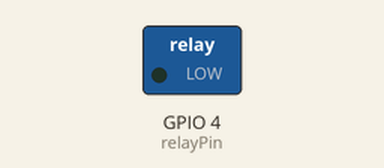
Simulated run of this sketch. Board: ESP8266 (NodeMCU). Shown: switched loads named in the sketch (green lamp = pin HIGH). WiFi joins after 1.5 s; servers stay silent unless stated; the Firebase database answers and starts empty; what the sketch prints to the serial monitor is not drawn.

Above: at 0.1 s.
At 1.9 s:
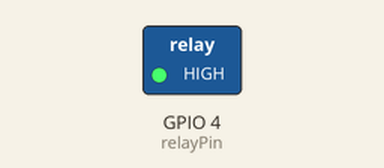
Timing chart, 0 to 3.4 s (numbered marks = the images above):
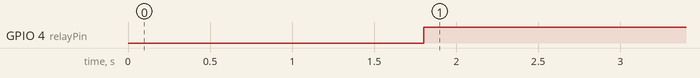

The sketch:

testfi.ino
```cpp
#include <ArduinoJson.h>


#include <ESP8266WiFi.h>
#include <FirebaseArduino.h>

// Set these to run example.
#define FIREBASE_HOST "blockdoor-59a3c.firebaseio.com"
#define FIREBASE_AUTH "PUTAYTXbf3elG7t4jRjzDioeiUod0UWwgBZuMvve"
#define WIFI_SSID "Fpoly-Students"
#define WIFI_PASSWORD "fpolyhcm@123"
#define relayPin 4
int relay=0;
void setup() {
  Serial.begin(9600);
pinMode(relayPin, OUTPUT);
  // connect to wifi.
  WiFi.begin(WIFI_SSID, WIFI_PASSWORD);
  Serial.print("connecting");
  while (WiFi.status() != WL_CONNECTED) {
    Serial.print(".");
    delay(500);
  }
  Serial.println();
  Serial.print("connected: ");
  Serial.println(WiFi.localIP());
  Firebase.begin(FIREBASE_HOST, FIREBASE_AUTH);
}


void loop() {
 relay=Firebase.getInt("Equiqment/Door/testlinh");
 Serial.print("status: ");
 Serial.println(Firebase.getInt("qq"));
// Firebase.setInt("Equiqment/Door/Status", 1);
 if (Firebase.failed()) {
      Serial.print("setting /message failed:");
      Serial.println(Firebase.error());
      return;
  }


  if(relay == 1){
    digitalWrite(relayPin, LOW);
     delay(3000);
    Firebase.setInt("Equiqment/Door/testlinh", 0);
    relay=Firebase.getInt("Equiqment/Door/testlinh");
    //Serial.println(relay);
    }
    else if (relay==0){

       digitalWrite(relayPin, HIGH);
      }
  delay(1000);
}
```

Measured:
- by itself, GPIO 4 (relayPin): LOW → HIGH at 1.8 s
